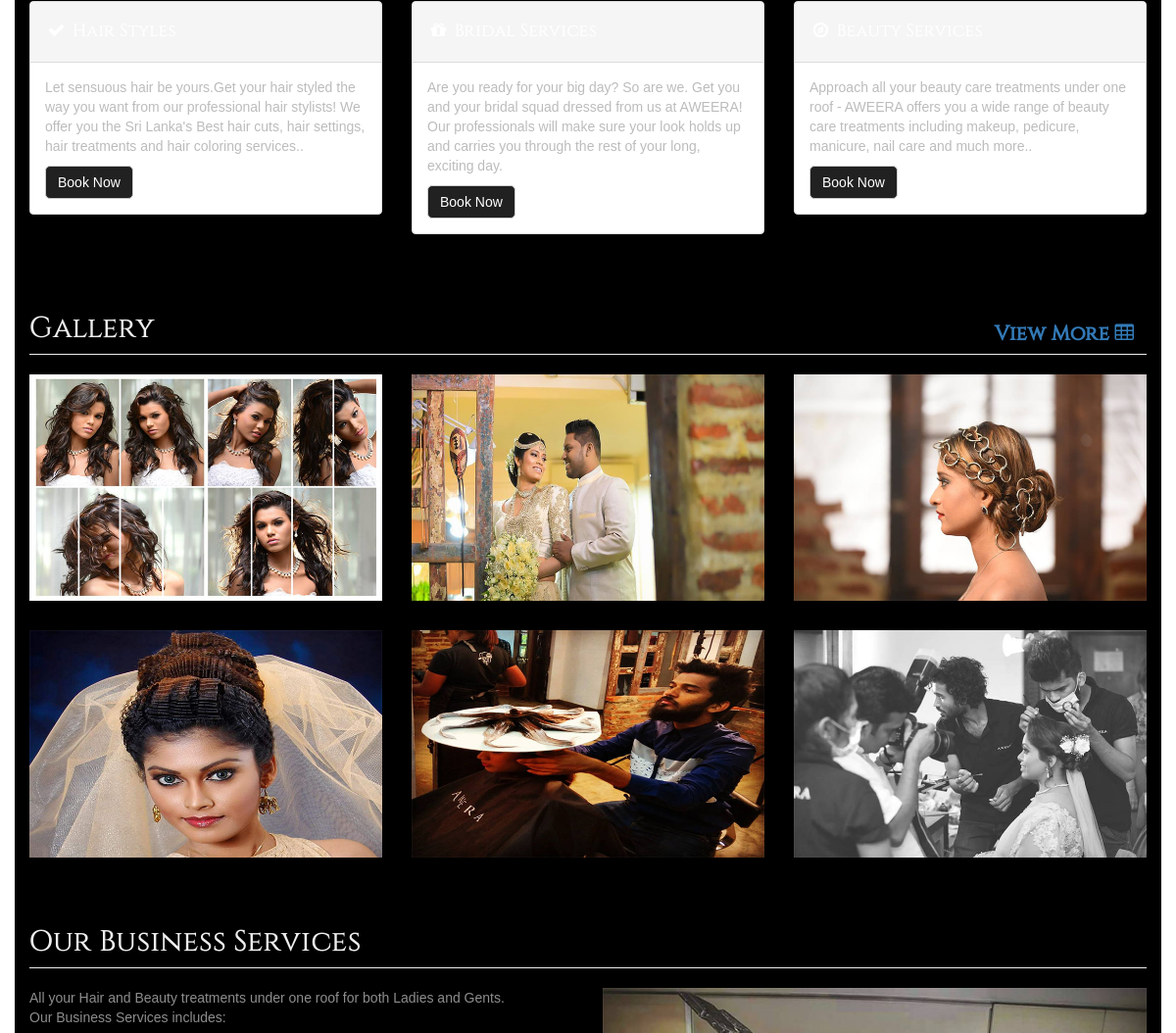
Before: / (middle part) with the older database file.
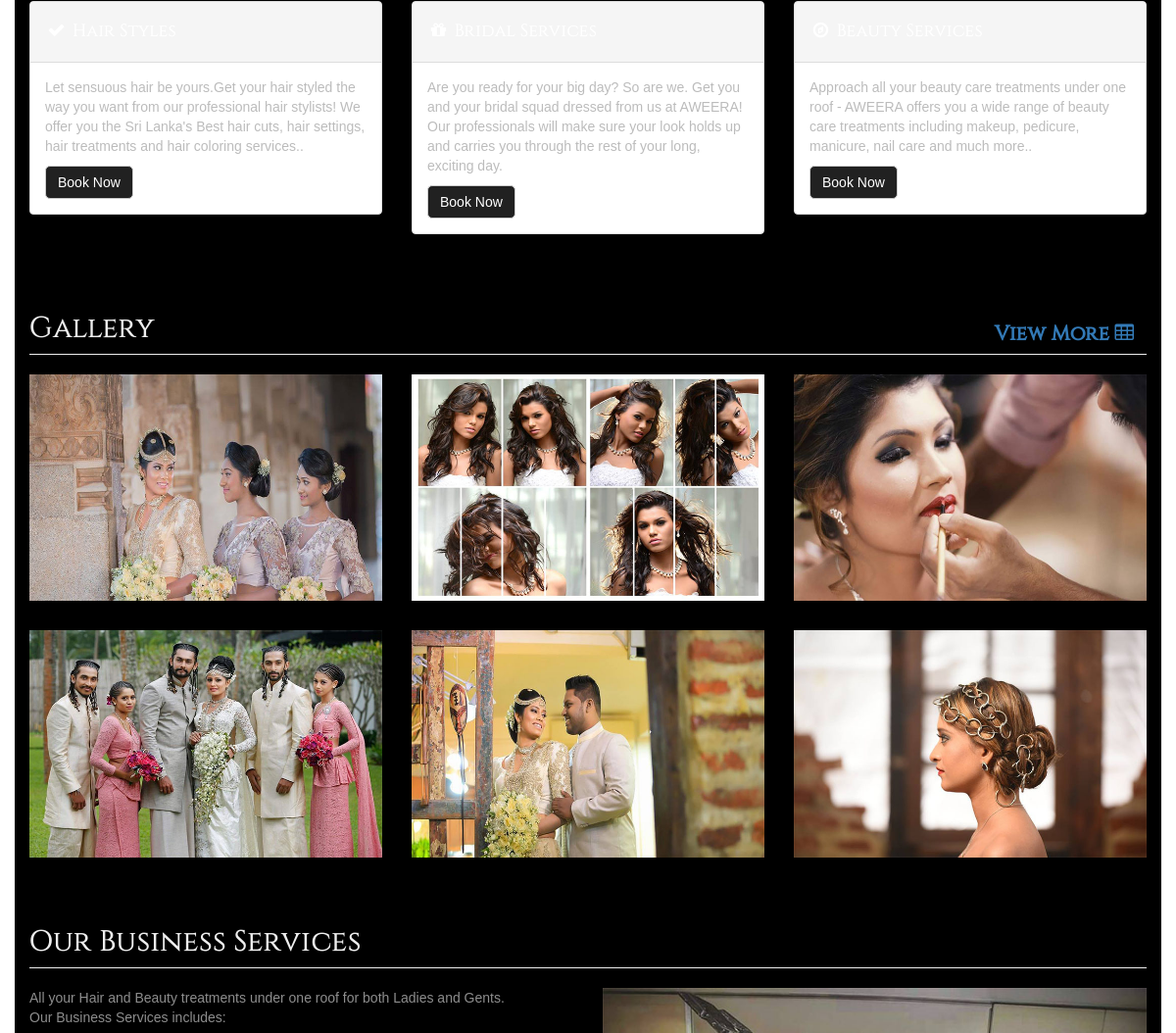
After: the same page with the newer database file.
### tables this page shows
CREATE TABLE IF NOT EXISTS `gallery` (
  `image_id` int(11) NOT NULL AUTO_INCREMENT,
  `path` varchar(100) NOT NULL,
  `date_added` datetime(6) NOT NULL,
  PRIMARY KEY (`image_id`)
);

### model/Database.php (called while the page is built, shortened)
<?php
	class Database{
		protected static $connection;
		public function connect(){
			$dbhost = 'localhost';
			$dbuser = 'root';
			$dbpass = '';
			$dbname = 'aweeradb';
			self::$connection = new mysqli($dbhost, $dbuser,$dbpass,$dbname);
			return self::$connection;
		}
		public function executeQuery($query) {
		    try{
                $connection = $this -> connect();
                $result = $connection -> query($query);
                return $result;
            }catch (Exception $e) {
                echo $e;
            }
    	}
	}
 ?>

### model/Gallery.php (called while the page is built, shortened)
<?php require_once('Database.php') ?>
<?php
	class Gallery{
        protected static $db;
        public function __construct(){
            self::$db = new Database();
        }
        public function getImages(){
            $query = "SELECT * FROM gallery ORDER BY date_added DESC";
            try{
                $result = self::$db->executeQuery($query);
                return $result;
            }
            catch(Exception $e){
                echo $e;
            }
        }
	}
 ?>

### index.php (shortened to what this page needs)
<?php require_once ('model/Database.php');
?>
<!DOCTYPE html>
<html lang="en">
<head>
    <link href="css/bootstrap.min.css" rel="stylesheet">
    <link href="css/modern-business.css" rel="stylesheet">
    <link href="css/mystyle.css" rel="stylesheet">
    <link href="css/loginstyle.css" rel="stylesheet">
    <link href="font-awesome/css/font-awesome.min.css" rel="stylesheet" type="text/css">
</head>
<body>
<?php include ("view/homepage/ninja-slider.php");?>
<div class="container">
    <div class="row">
        <div class="col-md-4 main-service-box">
            <div class="panel panel-default">
                <div class="panel-heading">
                    <h4><i class="fa fa-fw fa-check"></i> Hair Styles </h4>
                </div>
                <div class="panel-body">
                    <p> Let sensuous hair be yours.Get your hair styled the way you want from our professional hair stylists!
                        We offer you the Sri Lanka's Best hair cuts, hair settings, hair treatments and hair coloring services..</p>
                    <a href="appointments.html" class="btn btn-default">Book Now</a>
                </div>
            </div>
        </div>
        <div class="col-md-4 main-service-box">
            <div class="panel panel-default">
                <div class="panel-heading">
                    <h4><i class="fa fa-fw fa-gift"></i> Bridal Services </h4>
                </div>
                <div class="panel-body">
                    <p>Are you ready for your big day? So are we. Get you and your bridal squad dressed from us at AWEERA!
                        Our professionals will make sure your look holds up and carries you through the rest of your long, exciting day.</p>
                    <a href="appointments.html" class="btn btn-default">Book Now</a>
                </div>
            </div>
        </div>
        <div class="col-md-4 main-service-box">
            <div class="panel panel-default">
                <div class="panel-heading">
                    <h4><i class="fa fa-fw fa-compass"></i> Beauty Services </h4>
                </div>
                <div class="panel-body">
                    <p>Approach all your beauty care treatments under one roof - AWEERA offers you a wide range of beauty care treatments including makeup, pedicure, manicure, nail care and much more..</p>
                    <a href="appointments.html" class="btn btn-default">Book Now</a>
                </div>
            </div>
        </div>
    </div>
    <br>
    <?php include('view/gallery-section.php');?>
    <div class="row">
        <div class="col-lg-12">
            <h2 class="page-header">Our Business Services</h2>
        </div>
        <div class="col-md-6">
            <p>All your Hair and Beauty treatments under one roof for both Ladies and Gents. <br>
                Our Business Services includes:</p>
        </div>
        <div class="col-md-6">
            <img class="img-responsive" src="img/imghome/h11.jpg" alt="">
        </div>
    </div>
    <br>
</div>
</body>
</html>

### view/homepage/ninja-slider.php (shortened to what this page needs)
<link href="css/ninja-slider.css" rel="stylesheet">

### view/gallery-section.php (shortened to what this page needs)
<?php require_once "model/Gallery.php"; ?>
<link rel="stylesheet" href="https://cdnjs.cloudflare.com/ajax/libs/baguettebox.js/1.8.1/baguetteBox.min.css">
<?php
$gallery = new Gallery();
$result = $gallery->getImages();
?>
<div id="gallery" class="row">
    <div class="col-lg-12">
        <h2 class="page-header"> Gallery <div class="request-icon" onclick="getAppointments('all')">
                <a href="gallery.php" class="btn view-all">View More   <i class="fa fa-table" aria-hidden="true"></i></a>
            </div></h2>
    </div>
    <div class="tz-gallery">
            <?php
            $count=0;
            $image_list ="";
            while($image=mysqli_fetch_assoc($result) AND $count<6){
                $image_list .="<div class=\"col-sm-6 col-md-4\">
                <a href='img/uploads/".$image['path']."'>
                    <img class=\"img-responsive img-portfolio img-hover\" src='img/uploads/".$image['path']."' alt=\"\">
                </a>
            </div>";
                $count +=1;
            }
            echo $image_list;
            ?>
    </div>
</div>

### css/modern-business.css (style rules this page uses)
html, body { height: 100%; }
body { padding-top: 50px; }
.img-portfolio { margin-bottom: 30px; }

### css/mystyle.css (style rules this page uses)
body { background-image: url("../img/panel-default-background.jpg"); }
body p,li { color: #8d8d8d; }
body { font-family: 'Raleway', sans-serif; }
body h1,h2,h3,h4 { font-family: myfont; color: #eeeeee; }
.container { background-color: #000; }
.main-service-box .panel-default { background-image: url("../img/panel-default-background.jpg"); }
.main-service-box .panel-default p { color: #bcbcbc; }
.main-service-box .panel-heading { background-image: url("../img/panel-default-header3.jpg"); }
.main-service-box .panel-heading h4 { color: #fff; }
.panel-body a { background-color: #212121; color: #fff; border-radius: 5px; }
.view-all { font-size: 70%; font-weight: bold; }
.request-icon { float: right; }

### css/loginstyle.css (style rules this page uses)
.btn { border-radius: 0px; }

Changed rows visible on the page:
no longer on this page (row edited): gallery: path (picture)
no longer on this page (row unchanged): gallery: path (picture)
no longer on this page (row unchanged): gallery: path (picture)
now on this page (row edited): gallery: path (picture)
now on this page (row edited): gallery: path (picture)
added gallery: path (picture)
